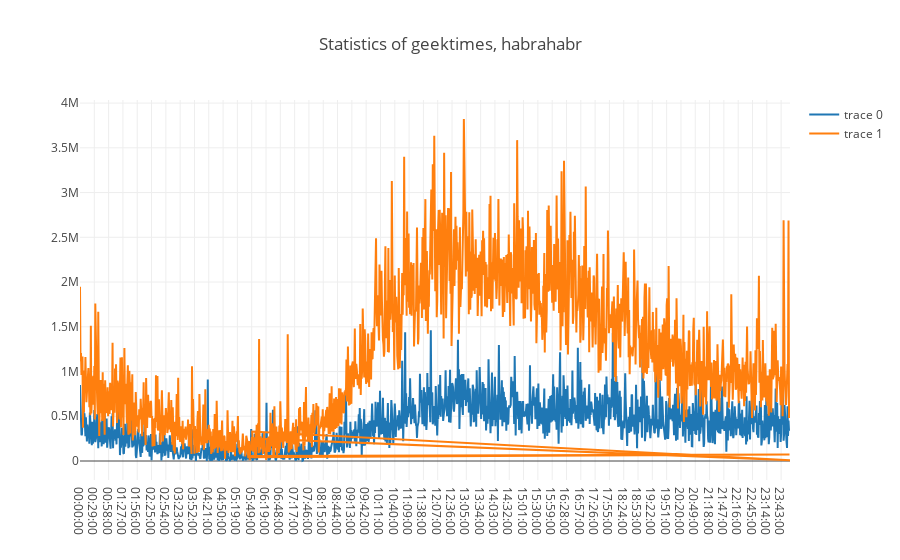

Notebook source saved alongside this figure:
### Code cell
trace0 = go.Scatter(
    x = dff.groupby(['domain', 'B']).count().loc['geektimes.ru'].index,
    y = dff.groupby(['domain', 'B']).sum().loc['geektimes.ru']['views']
)

trace1 = go.Scatter(
    x = dff.groupby(['domain', 'B']).count().loc['habrahabr.ru'].index,
    y = dff.groupby(['domain', 'B']).sum().loc['habrahabr.ru']['views']
)


# определяем массив данных и задаем title графика в layout
data = [trace0, trace1]
layout = {'title': 'Statistics of geektimes, habrahabr'}

# cоздаем объект Figure и визуализируем его
fig = go.Figure(data=data, layout=layout)
iplot(fig, show_link=False)

### Figure 1 — Plotly figure (JSON) as saved in the notebook; plotly's stock layout.template omitted (floating-point values rounded to 4 significant figures; data arrays with more than 128 entries replaced by an {"elided": "..."} marker saying what was removed)
{"data": [{"type": "scatter", "uid": "872cb8ef-96a4-40d2-9cd4-a79cc216facd", "x": {"elided": "1438 str values"}, "y": {"elided": "1438 int values"}}, {"type": "scatter", "uid": "2ffdb2da-50ba-427e-a710-6f893ad846da", "x": {"elided": "1440 str values"}, "y": {"elided": "1440 int values"}}], "layout": {"title": "Statistics of geektimes, habrahabr"}}
